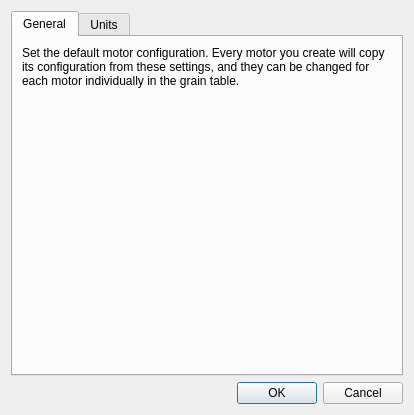
<?xml version="1.0" encoding="UTF-8"?>
<ui version="4.0">
 <class>PreferencesDialog</class>
 <widget class="QDialog" name="PreferencesDialog">
  <property name="geometry">
   <rect>
    <x>0</x>
    <y>0</y>
    <width>414</width>
    <height>415</height>
   </rect>
  </property>
  <property name="windowTitle">
   <string>Preferences</string>
  </property>
  <property name="windowIcon">
   <iconset>
    <normaloff>resources/oMIconCycles.png</normaloff>resources/oMIconCycles.png</iconset>
  </property>
  <layout class="QVBoxLayout" name="verticalLayout">
   <item>
    <widget class="QTabWidget" name="tabWidget">
     <property name="currentIndex">
      <number>0</number>
     </property>
     <widget class="QWidget" name="tabGeneral">
      <attribute name="title">
       <string>General</string>
      </attribute>
      <layout class="QVBoxLayout" name="verticalLayout_2">
       <item>
        <widget class="QLabel" name="label">
         <property name="text">
          <string>Set the default motor configuration. Every motor you create will copy its configuration from these settings, and they can be changed for each motor individually in the grain table. </string>
         </property>
         <property name="wordWrap">
          <bool>true</bool>
         </property>
        </widget>
       </item>
       <item>
        <widget class="SettingsEditor" name="settingsEditorGeneral" native="true">
         <property name="sizePolicy">
          <sizepolicy hsizetype="Preferred" vsizetype="Expanding">
           <horstretch>0</horstretch>
           <verstretch>0</verstretch>
          </sizepolicy>
         </property>
        </widget>
       </item>
      </layout>
     </widget>
     <widget class="QWidget" name="tabUnits">
      <attribute name="title">
       <string>Units</string>
      </attribute>
      <layout class="QVBoxLayout" name="verticalLayout_3">
       <item>
        <widget class="SettingsEditor" name="settingsEditorUnits" native="true"/>
       </item>
      </layout>
     </widget>
    </widget>
   </item>
   <item>
    <widget class="QDialogButtonBox" name="buttonBox">
     <property name="orientation">
      <enum>Qt::Horizontal</enum>
     </property>
     <property name="standardButtons">
      <set>QDialogButtonBox::Cancel|QDialogButtonBox::Ok</set>
     </property>
    </widget>
   </item>
  </layout>
 </widget>
 <customwidgets>
  <customwidget>
   <class>SettingsEditor</class>
   <extends>QWidget</extends>
   <header location="global">uilib.widgets.settingsEditor</header>
   <container>1</container>
  </customwidget>
 </customwidgets>
 <resources/>
 <connections>
  <connection>
   <sender>buttonBox</sender>
   <signal>accepted()</signal>
   <receiver>PreferencesDialog</receiver>
   <slot>accept()</slot>
   <hints>
    <hint type="sourcelabel">
     <x>248</x>
     <y>254</y>
    </hint>
    <hint type="destinationlabel">
     <x>157</x>
     <y>274</y>
    </hint>
   </hints>
  </connection>
  <connection>
   <sender>buttonBox</sender>
   <signal>rejected()</signal>
   <receiver>PreferencesDialog</receiver>
   <slot>reject()</slot>
   <hints>
    <hint type="sourcelabel">
     <x>316</x>
     <y>260</y>
    </hint>
    <hint type="destinationlabel">
     <x>286</x>
     <y>274</y>
    </hint>
   </hints>
  </connection>
 </connections>
</ui>
